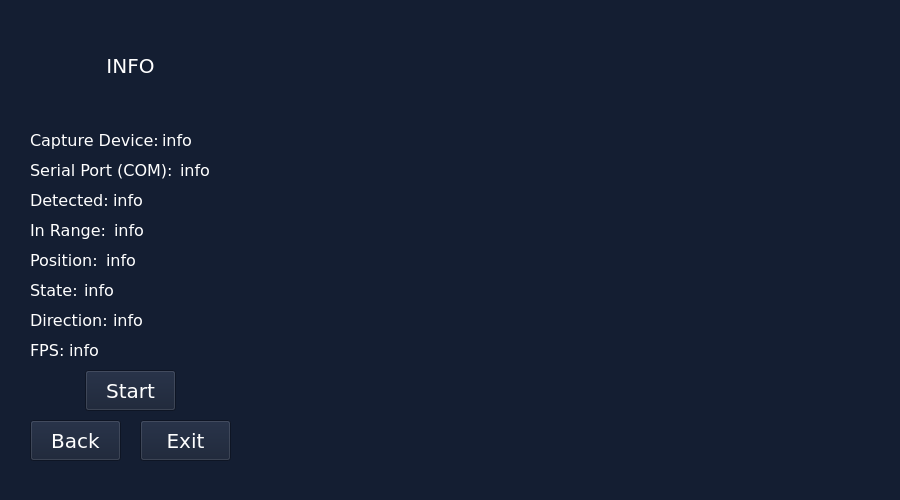
<?xml version="1.0" encoding="UTF-8"?>
<ui version="4.0">
 <class>Form</class>
 <widget class="QWidget" name="Form">
  <property name="geometry">
   <rect>
    <x>0</x>
    <y>0</y>
    <width>900</width>
    <height>500</height>
   </rect>
  </property>
  <property name="minimumSize">
   <size>
    <width>900</width>
    <height>500</height>
   </size>
  </property>
  <property name="maximumSize">
   <size>
    <width>900</width>
    <height>500</height>
   </size>
  </property>
  <property name="windowTitle">
   <string>Form</string>
  </property>
  <property name="styleSheet">
   <string notr="true">background-color: rgb(20, 30, 50);
color: white;</string>
  </property>
  <widget class="QPushButton" name="back_button">
   <property name="geometry">
    <rect>
     <x>30</x>
     <y>420</y>
     <width>91</width>
     <height>41</height>
    </rect>
   </property>
   <property name="font">
    <font>
     <family>Verdana</family>
     <pointsize>15</pointsize>
    </font>
   </property>
   <property name="text">
    <string>Back</string>
   </property>
  </widget>
  <widget class="QPushButton" name="exit_button">
   <property name="geometry">
    <rect>
     <x>140</x>
     <y>420</y>
     <width>91</width>
     <height>41</height>
    </rect>
   </property>
   <property name="font">
    <font>
     <family>Verdana</family>
     <pointsize>15</pointsize>
    </font>
   </property>
   <property name="text">
    <string>Exit</string>
   </property>
  </widget>
  <widget class="QLabel" name="info_label">
   <property name="geometry">
    <rect>
     <x>30</x>
     <y>50</y>
     <width>201</width>
     <height>31</height>
    </rect>
   </property>
   <property name="font">
    <font>
     <family>Verdana</family>
     <pointsize>15</pointsize>
    </font>
   </property>
   <property name="text">
    <string>INFO</string>
   </property>
   <property name="alignment">
    <set>Qt::AlignCenter</set>
   </property>
  </widget>
  <widget class="QLabel" name="capture_device_label">
   <property name="geometry">
    <rect>
     <x>30</x>
     <y>130</y>
     <width>150</width>
     <height>20</height>
    </rect>
   </property>
   <property name="font">
    <font>
     <family>Verdana</family>
     <pointsize>12</pointsize>
    </font>
   </property>
   <property name="text">
    <string>Capture Device:</string>
   </property>
   <property name="alignment">
    <set>Qt::AlignLeading|Qt::AlignLeft|Qt::AlignVCenter</set>
   </property>
  </widget>
  <widget class="QLabel" name="serial_port_label">
   <property name="geometry">
    <rect>
     <x>30</x>
     <y>160</y>
     <width>150</width>
     <height>20</height>
    </rect>
   </property>
   <property name="font">
    <font>
     <family>Verdana</family>
     <pointsize>12</pointsize>
    </font>
   </property>
   <property name="text">
    <string>Serial Port (COM):</string>
   </property>
   <property name="alignment">
    <set>Qt::AlignLeading|Qt::AlignLeft|Qt::AlignVCenter</set>
   </property>
  </widget>
  <widget class="QLabel" name="detected_label">
   <property name="geometry">
    <rect>
     <x>30</x>
     <y>190</y>
     <width>150</width>
     <height>20</height>
    </rect>
   </property>
   <property name="font">
    <font>
     <family>Verdana</family>
     <pointsize>12</pointsize>
    </font>
   </property>
   <property name="text">
    <string>Detected:</string>
   </property>
   <property name="alignment">
    <set>Qt::AlignLeading|Qt::AlignLeft|Qt::AlignVCenter</set>
   </property>
  </widget>
  <widget class="QLabel" name="in_range_label">
   <property name="geometry">
    <rect>
     <x>30</x>
     <y>220</y>
     <width>150</width>
     <height>20</height>
    </rect>
   </property>
   <property name="font">
    <font>
     <family>Verdana</family>
     <pointsize>12</pointsize>
    </font>
   </property>
   <property name="text">
    <string>In Range:</string>
   </property>
   <property name="alignment">
    <set>Qt::AlignLeading|Qt::AlignLeft|Qt::AlignVCenter</set>
   </property>
  </widget>
  <widget class="QLabel" name="position_label">
   <property name="geometry">
    <rect>
     <x>30</x>
     <y>250</y>
     <width>150</width>
     <height>20</height>
    </rect>
   </property>
   <property name="font">
    <font>
     <family>Verdana</family>
     <pointsize>12</pointsize>
    </font>
   </property>
   <property name="text">
    <string>Position:</string>
   </property>
   <property name="alignment">
    <set>Qt::AlignLeading|Qt::AlignLeft|Qt::AlignVCenter</set>
   </property>
  </widget>
  <widget class="QLabel" name="state_label">
   <property name="geometry">
    <rect>
     <x>30</x>
     <y>280</y>
     <width>150</width>
     <height>20</height>
    </rect>
   </property>
   <property name="font">
    <font>
     <family>Verdana</family>
     <pointsize>12</pointsize>
    </font>
   </property>
   <property name="text">
    <string>State:</string>
   </property>
   <property name="alignment">
    <set>Qt::AlignLeading|Qt::AlignLeft|Qt::AlignVCenter</set>
   </property>
  </widget>
  <widget class="QLabel" name="direction_label">
   <property name="geometry">
    <rect>
     <x>30</x>
     <y>310</y>
     <width>150</width>
     <height>20</height>
    </rect>
   </property>
   <property name="font">
    <font>
     <family>Verdana</family>
     <pointsize>12</pointsize>
    </font>
   </property>
   <property name="text">
    <string>Direction:</string>
   </property>
   <property name="alignment">
    <set>Qt::AlignLeading|Qt::AlignLeft|Qt::AlignVCenter</set>
   </property>
  </widget>
  <widget class="QLabel" name="fps_label">
   <property name="geometry">
    <rect>
     <x>30</x>
     <y>340</y>
     <width>150</width>
     <height>20</height>
    </rect>
   </property>
   <property name="font">
    <font>
     <family>Verdana</family>
     <pointsize>12</pointsize>
    </font>
   </property>
   <property name="text">
    <string>FPS:</string>
   </property>
   <property name="alignment">
    <set>Qt::AlignLeading|Qt::AlignLeft|Qt::AlignVCenter</set>
   </property>
  </widget>
  <widget class="QLabel" name="camera_feed_widget">
   <property name="geometry">
    <rect>
     <x>250</x>
     <y>10</y>
     <width>640</width>
     <height>480</height>
    </rect>
   </property>
   <property name="text">
    <string/>
   </property>
   <property name="alignment">
    <set>Qt::AlignCenter</set>
   </property>
  </widget>
  <widget class="QPushButton" name="start_stop_button">
   <property name="geometry">
    <rect>
     <x>85</x>
     <y>370</y>
     <width>91</width>
     <height>41</height>
    </rect>
   </property>
   <property name="font">
    <font>
     <family>Verdana</family>
     <pointsize>15</pointsize>
    </font>
   </property>
   <property name="text">
    <string>Start</string>
   </property>
  </widget>
  <widget class="QLabel" name="capture_device_info">
   <property name="geometry">
    <rect>
     <x>162</x>
     <y>130</y>
     <width>50</width>
     <height>20</height>
    </rect>
   </property>
   <property name="font">
    <font>
     <family>Verdana</family>
     <pointsize>12</pointsize>
    </font>
   </property>
   <property name="text">
    <string>info</string>
   </property>
   <property name="alignment">
    <set>Qt::AlignLeading|Qt::AlignLeft|Qt::AlignVCenter</set>
   </property>
  </widget>
  <widget class="QLabel" name="serial_port_info">
   <property name="geometry">
    <rect>
     <x>180</x>
     <y>160</y>
     <width>50</width>
     <height>20</height>
    </rect>
   </property>
   <property name="font">
    <font>
     <family>Verdana</family>
     <pointsize>12</pointsize>
    </font>
   </property>
   <property name="text">
    <string>info</string>
   </property>
   <property name="alignment">
    <set>Qt::AlignLeading|Qt::AlignLeft|Qt::AlignVCenter</set>
   </property>
  </widget>
  <widget class="QLabel" name="detected_info">
   <property name="geometry">
    <rect>
     <x>113</x>
     <y>190</y>
     <width>50</width>
     <height>20</height>
    </rect>
   </property>
   <property name="font">
    <font>
     <family>Verdana</family>
     <pointsize>12</pointsize>
    </font>
   </property>
   <property name="text">
    <string>info</string>
   </property>
   <property name="alignment">
    <set>Qt::AlignLeading|Qt::AlignLeft|Qt::AlignVCenter</set>
   </property>
  </widget>
  <widget class="QLabel" name="in_range_info">
   <property name="geometry">
    <rect>
     <x>114</x>
     <y>220</y>
     <width>50</width>
     <height>20</height>
    </rect>
   </property>
   <property name="font">
    <font>
     <family>Verdana</family>
     <pointsize>12</pointsize>
    </font>
   </property>
   <property name="text">
    <string>info</string>
   </property>
   <property name="alignment">
    <set>Qt::AlignLeading|Qt::AlignLeft|Qt::AlignVCenter</set>
   </property>
  </widget>
  <widget class="QLabel" name="position_info">
   <property name="geometry">
    <rect>
     <x>106</x>
     <y>250</y>
     <width>100</width>
     <height>20</height>
    </rect>
   </property>
   <property name="font">
    <font>
     <family>Verdana</family>
     <pointsize>12</pointsize>
    </font>
   </property>
   <property name="text">
    <string>info</string>
   </property>
   <property name="alignment">
    <set>Qt::AlignLeading|Qt::AlignLeft|Qt::AlignVCenter</set>
   </property>
  </widget>
  <widget class="QLabel" name="state_info">
   <property name="geometry">
    <rect>
     <x>84</x>
     <y>280</y>
     <width>60</width>
     <height>20</height>
    </rect>
   </property>
   <property name="font">
    <font>
     <family>Verdana</family>
     <pointsize>12</pointsize>
    </font>
   </property>
   <property name="text">
    <string>info</string>
   </property>
   <property name="alignment">
    <set>Qt::AlignLeading|Qt::AlignLeft|Qt::AlignVCenter</set>
   </property>
  </widget>
  <widget class="QLabel" name="direction_info">
   <property name="geometry">
    <rect>
     <x>113</x>
     <y>310</y>
     <width>100</width>
     <height>20</height>
    </rect>
   </property>
   <property name="font">
    <font>
     <family>Verdana</family>
     <pointsize>12</pointsize>
    </font>
   </property>
   <property name="text">
    <string>info</string>
   </property>
   <property name="alignment">
    <set>Qt::AlignLeading|Qt::AlignLeft|Qt::AlignVCenter</set>
   </property>
  </widget>
  <widget class="QLabel" name="fps_info">
   <property name="geometry">
    <rect>
     <x>69</x>
     <y>340</y>
     <width>50</width>
     <height>20</height>
    </rect>
   </property>
   <property name="font">
    <font>
     <family>Verdana</family>
     <pointsize>12</pointsize>
    </font>
   </property>
   <property name="text">
    <string>info</string>
   </property>
   <property name="alignment">
    <set>Qt::AlignLeading|Qt::AlignLeft|Qt::AlignVCenter</set>
   </property>
  </widget>
 </widget>
 <resources/>
 <connections/>
</ui>
